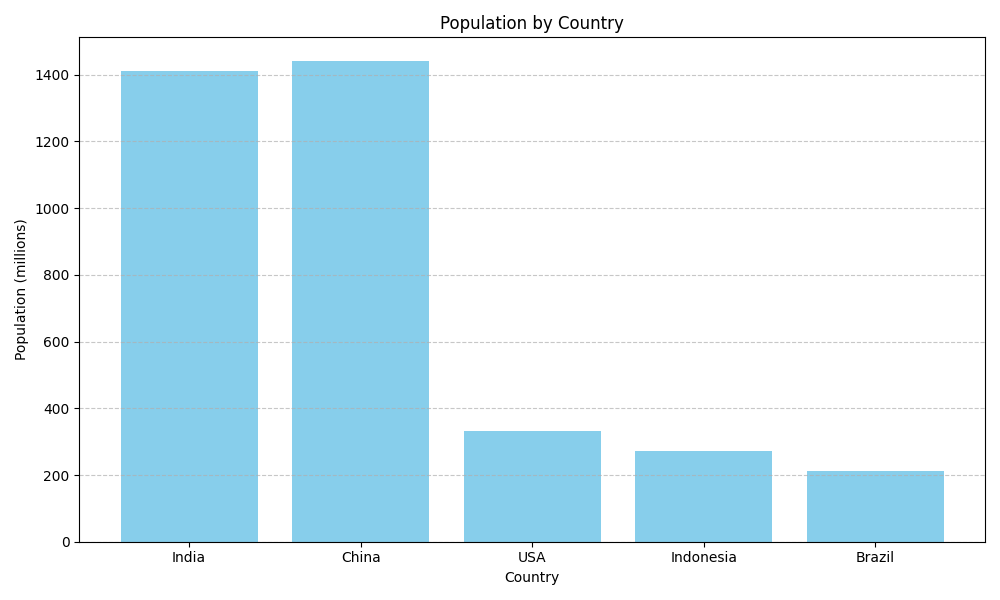

Generate this figure with Python:
import matplotlib.pyplot as plt
countries = ['India', 'China', 'USA', 'Indonesia', 'Brazil']
population = [1410, 1440, 331, 273, 213]
plt.figure(figsize=(10, 6))
plt.bar(countries, population, color='skyblue')
plt.title('Population by Country')
plt.xlabel('Country')
plt.ylabel('Population (millions)')
plt.grid(axis='y', linestyle='--', alpha=0.7)
plt.tight_layout()
plt.savefig('population_chart.png')  
plt.show()
